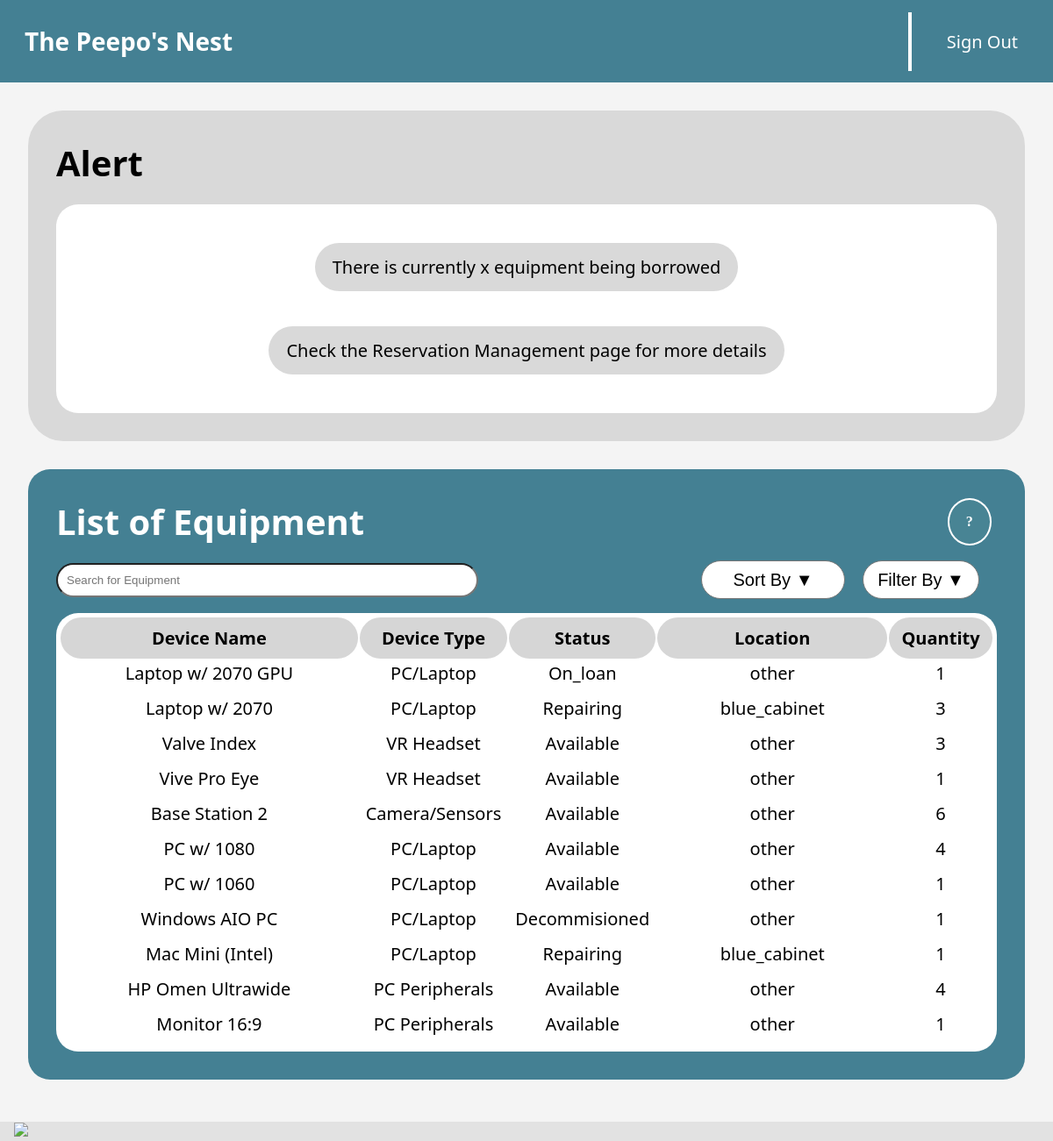
Page /auth/ on the committed database.
### equipment_management/models.py (models this page shows)
class Equipment(models.Model):
    Status_Choices = [
        ('On_loan', 'On Loan'),
        ('Repairing', 'Repairing'),
        ('Available', 'Available'),
        ('Unavailable', 'Unavailable')
    ]
    Location_choices = [
        ('blue_cabinet', 'XRLab Blue Cabinet'),
        ('blue_cabinet_large', 'XRLab Blue Cabinet Large'),
        ('medium_wooden_cabinet', 'XRLab Medium Wooden Cabinet'),
        ('other', 'Other'),
    ]
    equipmentName = models.CharField(max_length=100)
    equipmentStatus = models.CharField(max_length=100, choices=Status_Choices, default='Available')
    equipmentType = models.CharField(max_length=100)
    quantity = models.IntegerField()
    auditDate = models.DateField(null=True, blank=True)
    location = models.CharField(max_length=100, choices=Location_choices)
    accessLevel = models.CharField(max_length=100, null=True, blank=True)
    serialNo = models.CharField(max_length=100, null=True, blank=True)
    comments = models.TextField(max_length=250, null=True, blank=True)
    bookingCount = models.PositiveIntegerField (default=0, null=True, blank=True)

### home/views.py (the view)
# urls.py: path('', homepage, name=""),
def homepage(request):
    equipments = Equipment.objects.all()
    return render(request, 'home/homepage.html', {'equipments': equipments})

### home/templates/home/homepage.html (shortened to what this page needs)
{% load static %}
<!DOCTYPE html>
<html lang="en">
    <head>
        <link rel="stylesheet" href="{% static 'navbarFooter.css' %}">
        <link rel="stylesheet" href="{% static 'greyBoxTable.css' %}">
        <link rel="stylesheet" href="{% static 'blueBoxTable.css' %}">
        <link rel="stylesheet" href="{% static 'accordian.css' %}">
        <link rel="stylesheet" href="{% static 'popUp.css' %}">
    </head>
    <body>
        <div class="navbar">
            <ul>
                <li class="title"><a href="{% url 'home' %}">The Peepo's Nest</a></li>
            </ul>
            <ul class="user-info">
                <li><a href="{% url 'logout' %}">Sign Out</a></li>
                <li><a href="{% url 'userprofile' %}">{{ user.username }}</a></li>
            </ul>
        </div>
        <div class="plainMainPanel">
            <h2>Alert</h2>
            <div class="plainInnerPanel">
                <p>There is currently x equipment being borrowed</p>
                <p>Check the Reservation Management page for more details</p></td>
            </div>
        </div>
        <div class="mainPanel">
            <div class="OuterBar">
                <div class="boxHeader">
                    <h2>List of Equipment</h2>
                    <button id="helpBtn"><b><p class="circleBtn">?</p></b></button>
                </div>
                <div class="restrictResults">
                    <form action="" id="search">
                        <input type="text" placeholder="Search for Equipment" name="search" id="search-bar">
                    </form>
                    <form action="" method="post">
                        <select id="sortBy" name="sortBy" class="custom-select">
                            <option value="sort">Sort By &#9660</option>
                        </select>
                    </form>
                    <form action="" method="post">
                        <select id="filterBy" name="filterBy" class="custom-select">
                            <option value="filter">Filter By &#9660</option>
                        </select>
                    </form>
                </div>
            </div>
            <div class="InnerPanel">
                <table class="accordion">
                    <tr>
                        <th>Device Name</th>
                        <th>Device Type</th>
                        <th>Status</th>
                        <th>Location</th>
                        <th>Quantity</th>
                    </tr>
                    {% for equipment in equipments %}
                    <tr class="accordion-item">
                        <td><div class="cell-content">{{ equipment.equipmentName }}</div></td>
                        <td><div class="cell-content">{{ equipment.equipmentType }}</div></td>
                        <td><div class="cell-content">{{ equipment.equipmentStatus }}</div></td>
                        <td><div class="cell-content">{{ equipment.location }}</div></td>
                        <td><div class="cell-content">{{ equipment.quantity }}</div></td>
                    </tr>
                    {% endfor %}
                </table>
            </div>
        </div>
        <div class="unibanner">
            <img src="https://static.yuna.potential.ly/public/open/5e273a2a85dc09000100c61c/westminster-logo.png">
        </div>
    </body>
</html>

### report_management/static/navbarFooter.css (style rules this page uses)
body { margin: 0; font-family: system-ui, -apple-system, BlinkMacSystemFont, 'Segoe UI', Roboto, Oxygen, Ubuntu, Cantarell, 'Open Sans', 'Helvetica Neue', sans-serif; background-color: #f4f4f4; }
.navbar { margin: 0; background-color: #448093; display: flex; justify-content: space-between; align-items: center; font-size: 20px; }
.navbar .title { font-size: 28px; font-weight: bold; }
.user-info a { margin-right: 1em; }
.user-info li:nth-child(1) { padding-left: 1em; border-left: .2em solid white; }
.navbar ul { list-style-type: none; margin: 0; padding: 0; overflow: hidden; }
.navbar li { float: right; display: flex; }
.navbar li a { display: block; color: white; text-align: center; padding: 1em 1em; text-decoration: none; }
.unibanner { background-color: rgb(226, 226, 226); margin-top: 3em; width:100%; }
.unibanner img { padding-left: 1em; }

### equipment_management/static/greyBoxTable.css (style rules this page uses)
.plainMainPanel { background-color: #D9D9D9; margin: 2em 2em; border-radius: 40px; padding: 2em; }
.plainMainPanel h2 { font-size: 40px; margin: 0; padding-bottom: .5em; }
.plainInnerPanel { background-color: white; border-radius: 25px; padding: 1.5em 2em; display: flex; flex-direction: column; align-items: center; }
.plainInnerPanel p { padding: 1em; margin-left: auto; margin-right: auto; background-color: #D9D9D9; border-radius: 40px; text-align: center; font-size: 20px; padding: .7em 1em; width:max-content; }

### equipment_management/static/blueBoxTable.css (style rules this page uses)
.mainPanel { background-color: #448093; margin: 2em 2em; border-radius: 25px; padding: 2em; }
.OuterBar { padding-bottom: 1em; width: 100%; }
.OuterBar h2 { text-align: left; font-size: 40px; color:white; margin: 0; }
.boxHeader { display: flex; flex-direction: row; align-items: flex-start; justify-content: space-between; height: 100%; padding-bottom: 1em; }
.restrictResults { display: flex; flex-direction: row; justify-content: space-between; align-items:center; flex-wrap: wrap; }
.OuterBar button { background-color: transparent; border-style: none; }
.circleBtn { text-align: center; font-size: medium; font-family: "Merriweather", serif; background-color: #488494; padding: 1em 1.2em; width: fit-content; color: white; border: 2px solid rgb(255, 255, 255); border-radius: 50%; cursor: help; margin: 0; align-self: center; }
.custom-select { border-radius: 25px; color: black; padding: 10px; font-size: 20px; text-align: center; text-align-last: center; -moz-text-align-last: center; background-color: white; appearance: none; -webkit-appearance: none; margin-right: 1em; }
#search { margin: 0; margin-right: auto; }
#search-bar { color:white; color:black; border-radius: 25px; padding: 10px; padding-right: 10em; width: 25em; }
.InnerPanel { background-color: white; border-radius: 25px; }
.InnerPanel table { width: 100%; padding: .2em .2em; }
.InnerPanel table:first-child tr th { border-radius: 25px; color: black; padding: .5em; font-size: 20px; text-align: center; background-color: #D6D6D6; }
.InnerPanel table:nth-child(n+1) tr td { border-radius: 25px; color: black; padding-bottom: .5em; font-size: 20px; text-align: center; }
.scroll { width: 100%; height: 500px; overflow-y: auto; }

### equipment_management/static/accordian.css (style rules this page uses)
.accordion tr td { background-color: transparent; border: none; cursor: pointer; text-align: left; outline: none; }

### rows in the picture
Equipment: equipmentName "Laptop w/ 2070 GPU", equipmentType "PC/Laptop", equipmentStatus "On_loan", location "other", quantity "1"
Equipment: equipmentName "Laptop w/ 2070", equipmentType "PC/Laptop", equipmentStatus "Repairing", location "blue_cabinet", quantity "3"
Equipment: equipmentName "Valve Index", equipmentType "VR Headset", equipmentStatus "Available", location "other", quantity "3"
Equipment: equipmentName "Vive Pro Eye", equipmentType "VR Headset", equipmentStatus "Available", location "other", quantity "1"
Equipment: equipmentName "Base Station 2", equipmentType "Camera/Sensors", equipmentStatus "Available", location "other", quantity "6"
Equipment: equipmentName "PC w/ 1080", equipmentType "PC/Laptop", equipmentStatus "Available", location "other", quantity "4"
Equipment: equipmentName "PC w/ 1060", equipmentType "PC/Laptop", equipmentStatus "Available", location "other", quantity "1"
Equipment: equipmentName "Windows AIO PC", equipmentType "PC/Laptop", equipmentStatus "Decommisioned", location "other", quantity "1"
Equipment: equipmentName "Mac Mini (Intel)", equipmentType "PC/Laptop", equipmentStatus "Repairing", location "blue_cabinet", quantity "1"
Equipment: equipmentName "HP Omen Ultrawide", equipmentType "PC Peripherals", equipmentStatus "Available", location "other", quantity "4"
Equipment: equipmentName "Monitor 16:9", equipmentType "PC Peripherals", equipmentStatus "Available", location "other", quantity "1"
